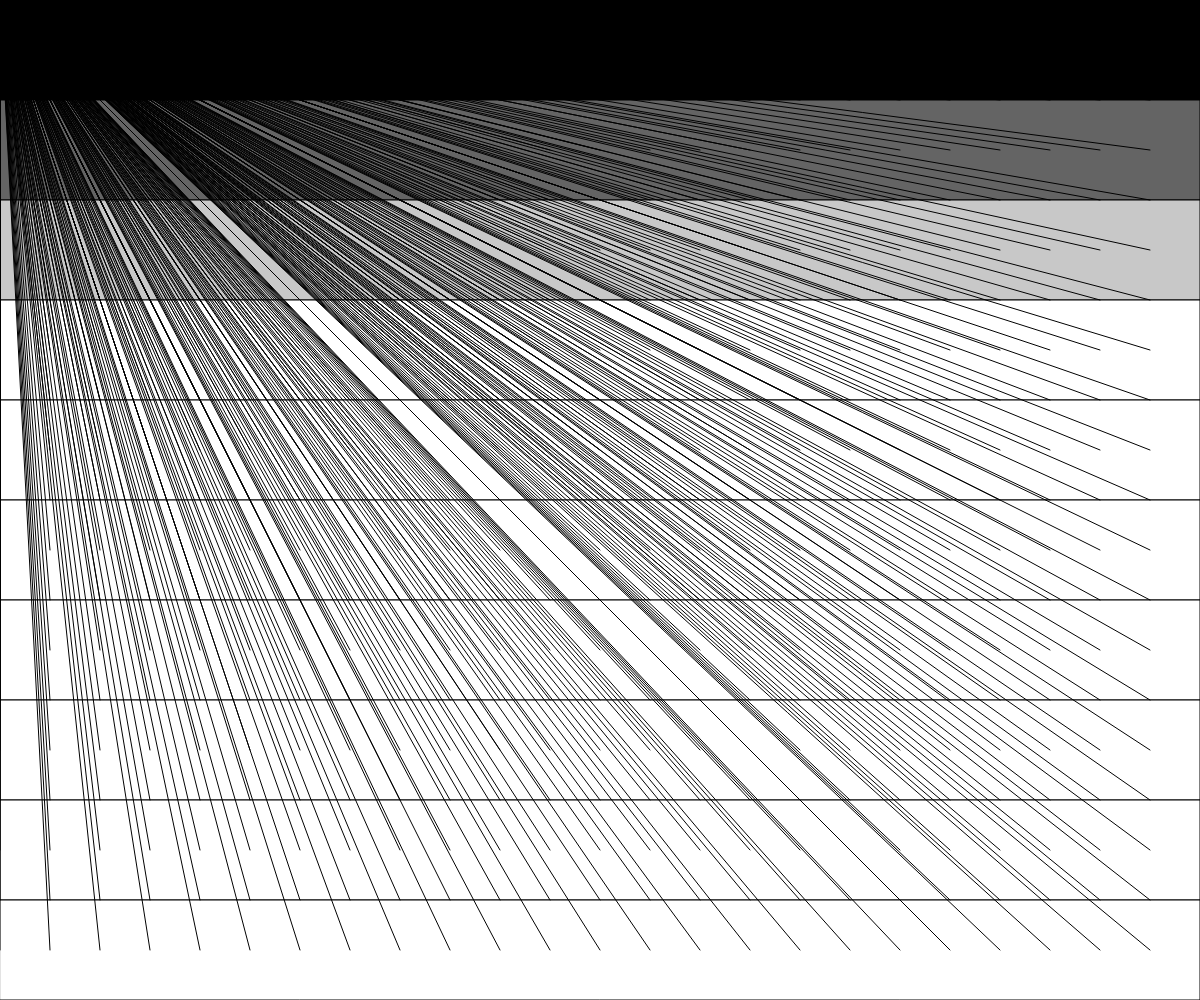
Frame 1 (no input)
Frame 60 (no input): identical to frame 1, image omitted
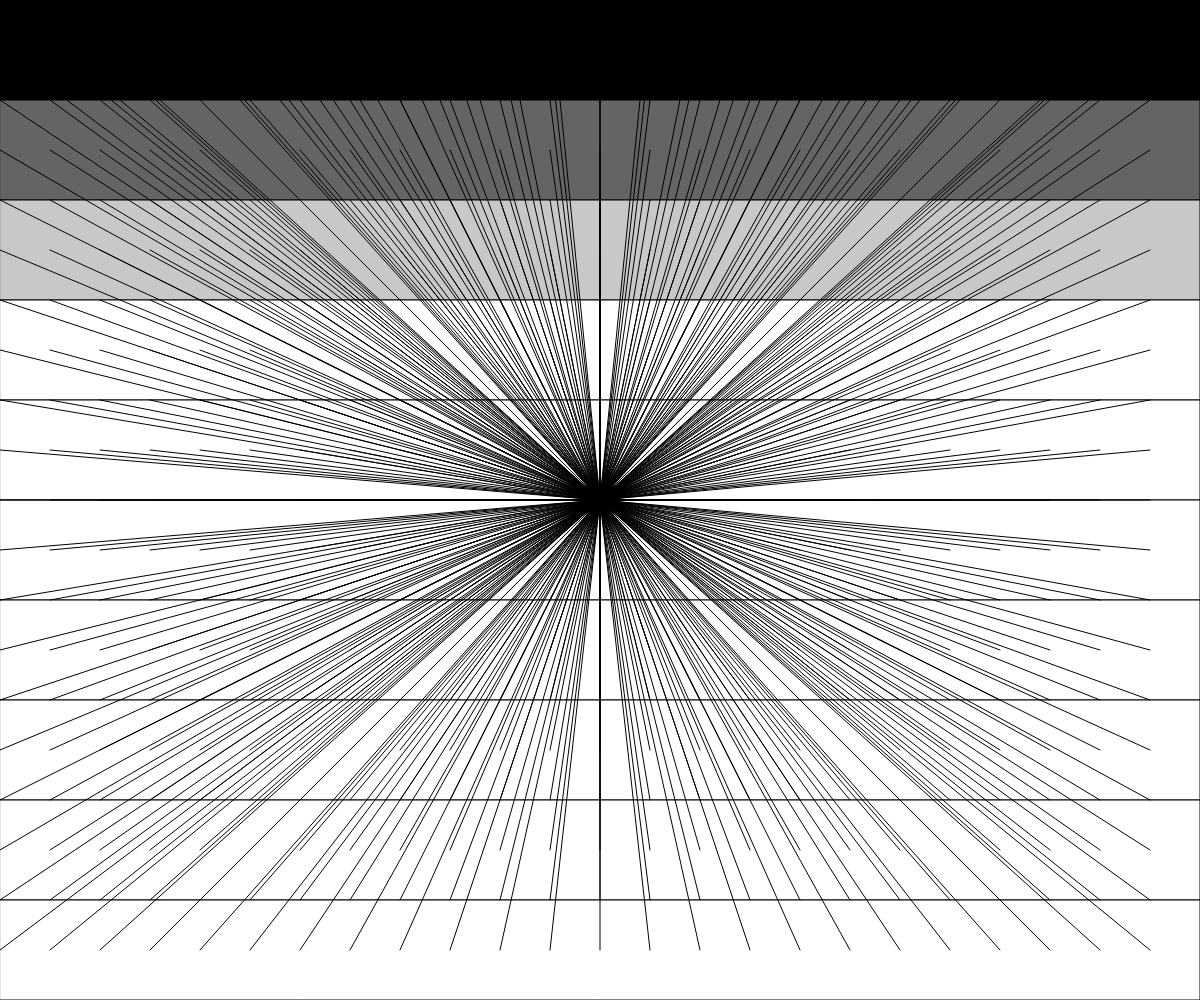
Frame 120 (the mouse pressed at the canvas centre since frame 60)

The p5.js sketch that drew these frames (run headless with seeded random() and noise() and a simulated clock; from frame 60 on, the mouse is pressed at the canvas centre):

// p5.js sketch
// ── sketch.js
// Drawing with Single and Nested Loops
// Milkeysa
// Sept 25
// loops

// Global Variables
let numSegments = 10; 
let segmentHeight;  //height/numSegments.
const GRID_SPACING = 50

function setup() {
  createCanvas(windowWidth, windowHeight);
  segmentHeight = height/numSegments;
}

function gradient(){
  // use a loop to create a gradient background
  for(let i = 0; i < numSegments; i++){
    let y = i * segmentHeight;
    fill(y);
    rect(0,y,width, segmentHeight);
  }
}

function drawGrid(){
  for (let x =0; x< width; x = x + GRID_SPACING){
    for (let y =0; y< height; y = y + GRID_SPACING){
      fill(0);
      //circle(x,y,10);

      noCursor();
      line(mouseX,mouseY,x,y);
    }
  }
}
function draw() {
  gradient();
  drawGrid();
}
